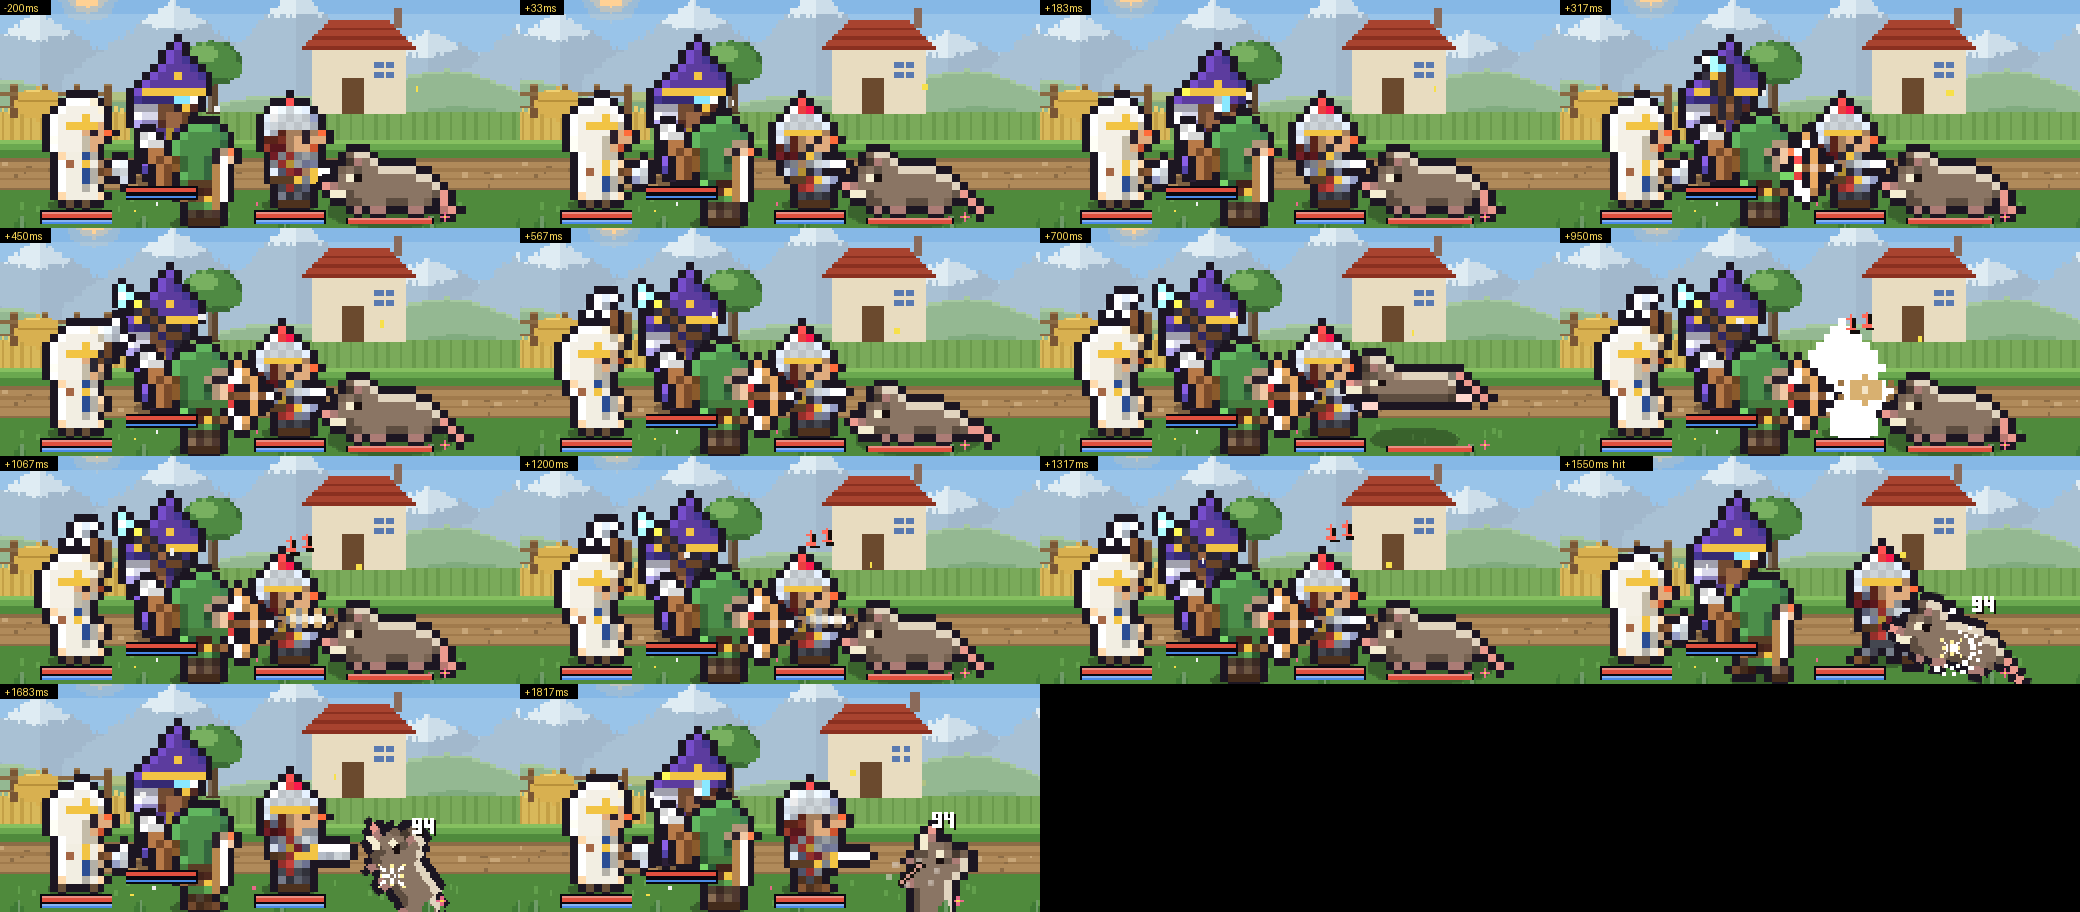

The Python source for this figure:
"""swing.py가 찍은 장으로 휘두르기 판을 만든다 — 내 확인, 시험 묶음 아님:
   python3 swing_sheet.py <swing.py 출력 폴더> <출력.png> [모험가 id] [간격 ms]
   첫 swing 사건(모험가 id를 주면 그 사람)부터 −1칸 ~ +12칸을 간격마다 가장 가까운 장으로 골라 전투 자리만 2배로 자른다."""
import json, sys, os
from PIL import Image, ImageDraw
D, OUT = sys.argv[1], sys.argv[2]
WHO = int(sys.argv[3]) if len(sys.argv) > 3 else None
STEP = int(sys.argv[4]) if len(sys.argv) > 4 else 150
T = json.load(open(os.path.join(D, 'times.json')))
LOG = json.load(open(os.path.join(D, 'log.json'))) if os.path.exists(os.path.join(D, 'log.json')) else None
if LOG is None:
    raise SystemExit('log.json 없음 — swing.py 끝의 print에서 log를 log.json으로 저장할 것')
sw = [x for x in LOG if x[0] == 'swing' and (WHO is None or x[1] == WHO)]
t0, who, w = sw[0][2], sw[0][1], sw[0][3]
hit = next((x[2] for x in LOG if x[0] == 'hit' and x[1] == who and x[2] >= t0), None)
pick = []
for k in range(-1, 13):
    i = min(range(len(T)), key=lambda j: abs(T[j] - (t0 + k * STEP)))
    pick.append((i, T[i] - t0))
BOX, Z = (40, 200, 300, 314), 2
fw, fh = (BOX[2] - BOX[0]) * Z, (BOX[3] - BOX[1]) * Z
cols = 4; rows = (len(pick) + cols - 1) // cols
sheet = Image.new('RGB', (fw * cols, fh * rows), (0, 0, 0))
dr = ImageDraw.Draw(sheet)
for n, (i, dt) in enumerate(pick):
    im = Image.open(os.path.join(D, f'f{i:03d}.png')).convert('RGB').crop(BOX).resize((fw, fh), Image.NEAREST)
    x, y = (n % cols) * fw, (n // cols) * fh
    sheet.paste(im, (x, y))
    tag = f'{dt:+d}ms'
    if hit is not None and abs(T[i] - hit) <= STEP / 2: tag += '  hit'
    dr.rectangle([x, y, x + 8 + 7 * len(tag), y + 14], fill=(0, 0, 0))
    dr.text((x + 4, y + 2), tag, fill=(255, 220, 90))
sheet.save(OUT)
print({'who': who, 'w': w, 't0': t0, 'hit': hit, 'hit_dt': None if hit is None else hit - t0, 'frames': [p[0] for p in pick]})
